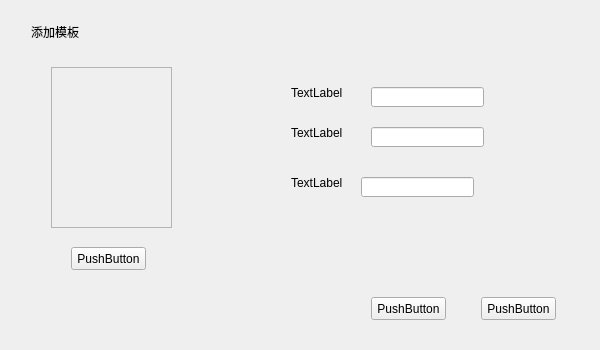
<?xml version="1.0" encoding="UTF-8"?>
<ui version="4.0">
 <class>AddTemplate</class>
 <widget class="QWidget" name="AddTemplate">
  <property name="geometry">
   <rect>
    <x>0</x>
    <y>0</y>
    <width>600</width>
    <height>350</height>
   </rect>
  </property>
  <property name="windowTitle">
   <string>Form</string>
  </property>
  <layout class="QVBoxLayout" name="verticalLayout">
   <item>
    <widget class="QWidget" name="widget" native="true">
     <property name="minimumSize">
      <size>
       <width>0</width>
       <height>40</height>
      </size>
     </property>
     <property name="maximumSize">
      <size>
       <width>16777215</width>
       <height>40</height>
      </size>
     </property>
     <widget class="QLabel" name="label">
      <property name="geometry">
       <rect>
        <x>20</x>
        <y>5</y>
        <width>101</width>
        <height>31</height>
       </rect>
      </property>
      <property name="styleSheet">
       <string notr="true">font: 11pt &quot;黑体&quot;;
border:none</string>
      </property>
      <property name="text">
       <string>添加模板</string>
      </property>
     </widget>
     <widget class="QPushButton" name="pushButton">
      <property name="geometry">
       <rect>
        <x>779</x>
        <y>0</y>
        <width>20</width>
        <height>20</height>
       </rect>
      </property>
      <property name="styleSheet">
       <string notr="true">border-image: url(:/images/mouseenter03.png);</string>
      </property>
      <property name="text">
       <string/>
      </property>
     </widget>
    </widget>
   </item>
   <item>
    <widget class="QWidget" name="widget_2" native="true">
     <widget class="QPushButton" name="pushButton_2">
      <property name="geometry">
       <rect>
        <x>530</x>
        <y>560</y>
        <width>75</width>
        <height>23</height>
       </rect>
      </property>
      <property name="text">
       <string>PushButton</string>
      </property>
     </widget>
     <widget class="QPushButton" name="pushButton_3">
      <property name="geometry">
       <rect>
        <x>630</x>
        <y>560</y>
        <width>75</width>
        <height>23</height>
       </rect>
      </property>
      <property name="text">
       <string>PushButton</string>
      </property>
     </widget>
     <widget class="QLabel" name="label_2">
      <property name="geometry">
       <rect>
        <x>280</x>
        <y>30</y>
        <width>54</width>
        <height>12</height>
       </rect>
      </property>
      <property name="text">
       <string>TextLabel</string>
      </property>
     </widget>
     <widget class="QLabel" name="label_3">
      <property name="geometry">
       <rect>
        <x>280</x>
        <y>70</y>
        <width>54</width>
        <height>12</height>
       </rect>
      </property>
      <property name="text">
       <string>TextLabel</string>
      </property>
     </widget>
     <widget class="QLabel" name="label_4">
      <property name="geometry">
       <rect>
        <x>280</x>
        <y>120</y>
        <width>54</width>
        <height>12</height>
       </rect>
      </property>
      <property name="text">
       <string>TextLabel</string>
      </property>
     </widget>
     <widget class="QLabel" name="label_9">
      <property name="geometry">
       <rect>
        <x>40</x>
        <y>10</y>
        <width>121</width>
        <height>161</height>
       </rect>
      </property>
      <property name="styleSheet">
       <string notr="true">border:1px solid rgb(180,180,180)</string>
      </property>
      <property name="text">
       <string/>
      </property>
     </widget>
     <widget class="QPushButton" name="pushButton_4">
      <property name="geometry">
       <rect>
        <x>470</x>
        <y>240</y>
        <width>75</width>
        <height>23</height>
       </rect>
      </property>
      <property name="text">
       <string>PushButton</string>
      </property>
     </widget>
     <widget class="QLabel" name="label_10">
      <property name="geometry">
       <rect>
        <x>60</x>
        <y>330</y>
        <width>54</width>
        <height>12</height>
       </rect>
      </property>
      <property name="text">
       <string>TextLabel</string>
      </property>
     </widget>
     <widget class="QComboBox" name="comboBox">
      <property name="geometry">
       <rect>
        <x>150</x>
        <y>320</y>
        <width>69</width>
        <height>22</height>
       </rect>
      </property>
     </widget>
     <widget class="QLabel" name="label_11">
      <property name="geometry">
       <rect>
        <x>380</x>
        <y>330</y>
        <width>54</width>
        <height>12</height>
       </rect>
      </property>
      <property name="text">
       <string>TextLabel</string>
      </property>
     </widget>
     <widget class="QLineEdit" name="lineEdit">
      <property name="geometry">
       <rect>
        <x>470</x>
        <y>330</y>
        <width>113</width>
        <height>51</height>
       </rect>
      </property>
     </widget>
     <widget class="QLabel" name="label_12">
      <property name="geometry">
       <rect>
        <x>390</x>
        <y>410</y>
        <width>54</width>
        <height>12</height>
       </rect>
      </property>
      <property name="text">
       <string>TextLabel</string>
      </property>
     </widget>
     <widget class="QLineEdit" name="lineEdit_2">
      <property name="geometry">
       <rect>
        <x>470</x>
        <y>400</y>
        <width>113</width>
        <height>111</height>
       </rect>
      </property>
     </widget>
     <widget class="QPushButton" name="pushButton_5">
      <property name="geometry">
       <rect>
        <x>60</x>
        <y>190</y>
        <width>75</width>
        <height>23</height>
       </rect>
      </property>
      <property name="text">
       <string>PushButton</string>
      </property>
     </widget>
     <widget class="QLineEdit" name="lineEdit_3">
      <property name="geometry">
       <rect>
        <x>360</x>
        <y>30</y>
        <width>113</width>
        <height>20</height>
       </rect>
      </property>
     </widget>
     <widget class="QLineEdit" name="lineEdit_4">
      <property name="geometry">
       <rect>
        <x>360</x>
        <y>70</y>
        <width>113</width>
        <height>20</height>
       </rect>
      </property>
     </widget>
     <widget class="QLineEdit" name="lineEdit_5">
      <property name="geometry">
       <rect>
        <x>350</x>
        <y>120</y>
        <width>113</width>
        <height>20</height>
       </rect>
      </property>
     </widget>
     <widget class="QPushButton" name="pushButton_6">
      <property name="geometry">
       <rect>
        <x>360</x>
        <y>240</y>
        <width>75</width>
        <height>23</height>
       </rect>
      </property>
      <property name="text">
       <string>PushButton</string>
      </property>
     </widget>
    </widget>
   </item>
  </layout>
 </widget>
 <resources/>
 <connections/>
</ui>
